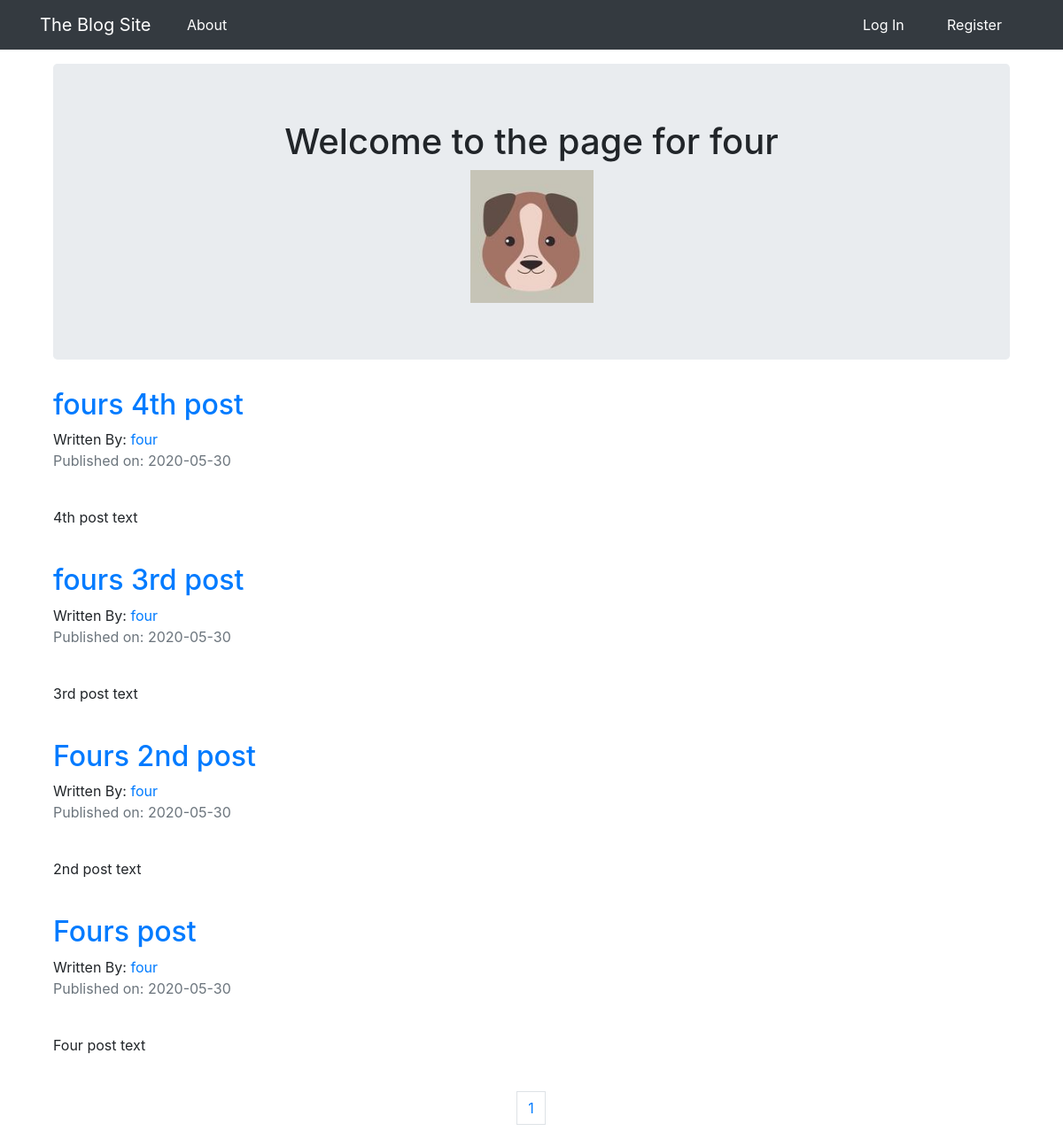
/four, run on the app's committed database.
### main/models.py (models this page shows, shortened)
class User(db.Model, UserMixin):
    __tablename__ = 'users'
    id = db.Column(db.Integer, primary_key=True)
    profile_image = db.Column(db.String(64), nullable=False,
                              default='default_profile.png')
    email = db.Column(db.String(64), unique=True, index=True)
    username = db.Column(db.String(64), unique=True, index=True)
    password_hash = db.Column(db.String(128))
    posts = db.relationship('BlogPost', backref='author', lazy=True)

class BlogPost(db.Model):
    users = db.relationship(User)
    id = db.Column(db.Integer, primary_key=True)
    user_id = db.Column(db.Integer, db.ForeignKey('users.id'), nullable=False)
    date = db.Column(db.DateTime, nullable=False, default=datetime.utcnow)
    title = db.Column(db.String(140), nullable=False)
    text = db.Column(db.Text, nullable=False)

### main/users/views.py (the view)
@users.route("/<username>")
def user_posts(username):
    page = request.args.get('page', 1, type=int)
    user = User.query.filter_by(username=username).first_or_404()
    blog_posts = BlogPost.query.filter_by(author=user).order_by(BlogPost.date.desc()).paginate(page=page, per_page=5)
    return render_template('user_blog_posts.html', blog_posts=blog_posts, user=user)

### main/templates/user_blog_posts.html
{% extends "base.html" %}
{% block content %}
    <div class="container">
        <div class="jumbotron">
            <div align="center">
                <h1>Welcome to the page for {{ user.username }}</h1>
                <img src="{{ url_for('static', filename='profile_pics/' + user.profile_image) }}">
            </div>
        </div>
        {% for post in blog_posts.items %}
                <h2>
                    <a href="{{ url_for('blog_posts.blog_post', blog_post_id=post.id) }}">
                        {{ post.title }}
                    </a>
                </h2>
                Written By:
                <a href="{{ url_for('users.user_posts', username=post.author.username) }}">
                    {{ post.author.username }}
                </a>
                <p class="text-muted">Published on: {{ post.date.strftime("%Y-%m-%d") }}</p>
                <br>
                <p>{{ post.text }}</p>
                <br>
        {% endfor %}
    </div>
    <nav aria-label="Page Navigation example">
        <ul class="pagination justify-content-center">
            {% for page_num in blog_posts.iter_pages(left_edge=1, right_edge=1, left_current=1, right_current=2) %}
                    {% if blog_posts.page == page_num %}
                            <li classs="page-item disabled">
                                <a class="page-link" href="{{ url_for('users.user_posts', username=user.username, page=page_num) }}">
                                    {{ page_num }}
                                </a>
                            </li>
                    {% else %}
                            <li classs="page-item">
                                <a class="page-link" href="{{ url_for('users.user_posts', username=user.username, page=page_num) }}">
                                    {{ page_num }}
                                </a>
                            </li>
                    {% endif %}
            {% endfor %}
        </ul>
    </nav>
{% endblock %}

### main/templates/base.html (shortened to what this page needs)
<!DOCTYPE html>
<html lang="en">
<head>
    <link rel="stylesheet" href="https://stackpath.bootstrapcdn.com/bootstrap/4.5.0/css/bootstrap.min.css">
    <link rel="stylesheet" href="{{ url_for('static',filename='style.css') }}">
</head>
<body>
    <nav class="navbar navbar-expand-md navbar-dark fixed-top bg-dark">
        <div class="container">
            <a class="navbar-brand" href="{{url_for('core.index')}}">The Blog Site</a>
            <ul class="navbar-nav mr-auto">
                 <li class='nav-item active'>
                    <a class="nav-link hvr-underline-from-center" href="{{url_for('core.info')}}">About</a>
                    </li>
            </ul>
            <ul class="navbar-nav ml-auto">
                {% if current_user.is_authenticated %}
                        <li class='nav-item active'>
                            <a class="nav-link hvr-underline-from-center" href="{{url_for('users.logout')}}">Log Out</a>
                        </li>
                        <li class='nav-item active'>
                            <a class="nav-link hvr-underline-from-center" href="{{url_for('users.account')}}">My Account</a>
                        </li>
                {% else %}
                        <li class='nav-item active'>
                            <a class="nav-link hvr-underline-from-center" href="{{url_for('users.login')}}">Log In</a>
                        </li>
                        <li class='nav-item active'>
                            <a class="nav-link hvr-underline-from-center" href="{{url_for('users.register')}}">Register</a>
                        </li>
                {% endif %}
            </ul>
        </div>
    </nav>
    <div class="container">
        {% block content %}
        {% endblock %}
    </div>
</body>
</html>

### main/static/style.css (style rules this page uses)
body { min-height: 75rem; padding-top: 4.5rem; }
.navbar li { margin-left : 1em; margin-right : 1em; }
.hvr-underline-from-center { display: inline-block; vertical-align: middle; -webkit-transform: perspective(1px) translateZ(0); transform: perspective(1px) translateZ(0); box-shadow: 0 0 1px rgba(0, 0, 0, 0); position: relative; overflow: hidden; }
.hvr-underline-from-center:before { content: ""; position: absolute; z-index: -1; left: 51%; right: 51%; bottom: 0; background: #5d7b86; height: 4px; -webkit-transition-property: left, right; transition-property: left, right; -webkit-transition-duration: 0.1s; transition-duration: 0.1s; -webkit-transition-timing-function: ease-out; transition-timing-function: ease-out; }

### data on the page
User: username "four", profile_image (placeholder picture)
BlogPost: title "fours 4th post", author.username "four", date "2020-05-30", text "4th post text"
BlogPost: title "fours 3rd post", author.username "four", date "2020-05-30", text "3rd post text"
BlogPost: title "Fours 2nd post", author.username "four", date "2020-05-30", text "2nd post text"
BlogPost: title "Fours post", author.username "four", date "2020-05-30", text "Four post text"

### other printed values
{{ page_num }} "1"
